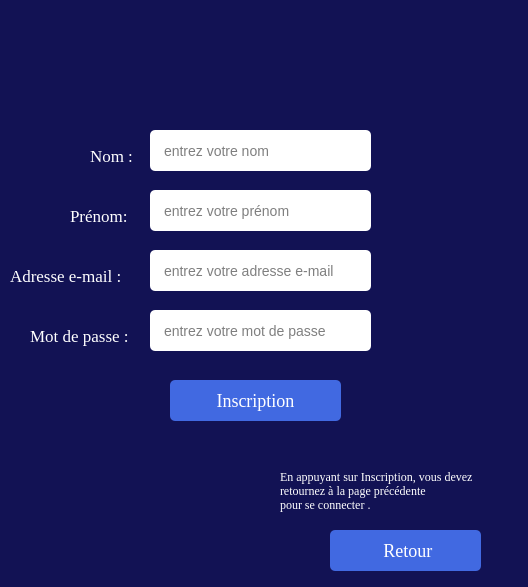
<?xml version="1.0" encoding="UTF-8"?>
<ui version="4.0">
 <class>Form</class>
 <widget class="QWidget" name="Form">
  <property name="geometry">
   <rect>
    <x>0</x>
    <y>0</y>
    <width>528</width>
    <height>587</height>
   </rect>
  </property>
  <property name="windowTitle">
   <string>Inscription</string>
  </property>
  <property name="styleSheet">
   <string notr="true">QWidget{

background-color: #121254 ;}
</string>
  </property>
  <widget class="QLabel" name="label">
   <property name="geometry">
    <rect>
     <x>10</x>
     <y>250</y>
     <width>141</width>
     <height>51</height>
    </rect>
   </property>
   <property name="font">
    <font>
     <family>Georgia,serif</family>
     <pointsize>-1</pointsize>
     <underline>false</underline>
     <strikeout>false</strikeout>
    </font>
   </property>
   <property name="styleSheet">
    <string notr="true">QLabel{
   color: rgb(255, 255, 255);
  
   
   
   -webkit-box-shadow: rgba(0,0,0,1) 0 1px 0;
   -moz-box-shadow: rgba(0,0,0,1) 0 1px 0;
   box-shadow: rgba(0,0,0,1) 0 1px 0;
   text-shadow: rgba(0,0,0,.4) 0 1px 0;
   color: rgb(255, 255, 255);
   font-size: 17px;
   font-family: Georgia, serif;
   text-decoration: none;
   
}</string>
   </property>
   <property name="text">
    <string>Adresse e-mail :</string>
   </property>
  </widget>
  <widget class="QLineEdit" name="inscription_nom_le">
   <property name="geometry">
    <rect>
     <x>150</x>
     <y>130</y>
     <width>221</width>
     <height>41</height>
    </rect>
   </property>
   <property name="styleSheet">
    <string notr="true">QLineEdit {
	
  padding : 6px 12px;
  font-size : 14px ;
  color :333 ;
  background-color :#fff;
  border : #4px solid #000;
  border-radius:5px;
}</string>
   </property>
   <property name="placeholderText">
    <string>entrez votre nom</string>
   </property>
  </widget>
  <widget class="QLineEdit" name="inscription_prenom_le">
   <property name="geometry">
    <rect>
     <x>150</x>
     <y>190</y>
     <width>221</width>
     <height>41</height>
    </rect>
   </property>
   <property name="styleSheet">
    <string notr="true">QLineEdit {
	
  padding : 6px 12px;
  font-size : 14px ;
  color :333 ;
  background-color :#fff;
  border : #4px solid #000;
  border-radius:5px;
}</string>
   </property>
   <property name="placeholderText">
    <string>entrez votre prénom</string>
   </property>
  </widget>
  <widget class="QLineEdit" name="inscription_email_le">
   <property name="geometry">
    <rect>
     <x>150</x>
     <y>250</y>
     <width>221</width>
     <height>41</height>
    </rect>
   </property>
   <property name="styleSheet">
    <string notr="true">QLineEdit {
	
  padding : 6px 12px;
  font-size : 14px ;
  color :333 ;
  background-color :#fff;
  border : #4px solid #000;
  border-radius:5px;
}</string>
   </property>
   <property name="placeholderText">
    <string>entrez votre adresse e-mail</string>
   </property>
  </widget>
  <widget class="QLineEdit" name="inscription_mdp_le">
   <property name="geometry">
    <rect>
     <x>150</x>
     <y>310</y>
     <width>221</width>
     <height>41</height>
    </rect>
   </property>
   <property name="styleSheet">
    <string notr="true">QLineEdit {
	
  padding : 6px 12px;
  font-size : 14px ;
  color :333 ;
  background-color :#fff;
  border : #4px solid #000;
  border-radius:5px;
}</string>
   </property>
   <property name="echoMode">
    <enum>QLineEdit::Password</enum>
   </property>
   <property name="placeholderText">
    <string>entrez votre mot de passe</string>
   </property>
  </widget>
  <widget class="QLabel" name="label_3">
   <property name="geometry">
    <rect>
     <x>70</x>
     <y>190</y>
     <width>71</width>
     <height>51</height>
    </rect>
   </property>
   <property name="font">
    <font>
     <family>Georgia,serif</family>
     <pointsize>-1</pointsize>
     <underline>false</underline>
     <strikeout>false</strikeout>
    </font>
   </property>
   <property name="styleSheet">
    <string notr="true">QLabel{
   color: rgb(255, 255, 255);
  
   
   
   -webkit-box-shadow: rgba(0,0,0,1) 0 1px 0;
   -moz-box-shadow: rgba(0,0,0,1) 0 1px 0;
   box-shadow: rgba(0,0,0,1) 0 1px 0;
   text-shadow: rgba(0,0,0,.4) 0 1px 0;
   color: rgb(255, 255, 255);
   font-size: 17px;
   font-family: Georgia, serif;
   text-decoration: none;
   
}</string>
   </property>
   <property name="text">
    <string>Prénom:</string>
   </property>
  </widget>
  <widget class="QLabel" name="label_4">
   <property name="geometry">
    <rect>
     <x>30</x>
     <y>310</y>
     <width>111</width>
     <height>51</height>
    </rect>
   </property>
   <property name="font">
    <font>
     <family>Georgia,serif</family>
     <pointsize>-1</pointsize>
     <underline>false</underline>
     <strikeout>false</strikeout>
    </font>
   </property>
   <property name="styleSheet">
    <string notr="true">QLabel{
   color: rgb(255, 255, 255);
  
   
   
   -webkit-box-shadow: rgba(0,0,0,1) 0 1px 0;
   -moz-box-shadow: rgba(0,0,0,1) 0 1px 0;
   box-shadow: rgba(0,0,0,1) 0 1px 0;
   text-shadow: rgba(0,0,0,.4) 0 1px 0;
   color: rgb(255, 255, 255);
   font-size: 17px;
   font-family: Georgia, serif;
   text-decoration: none;
   
}</string>
   </property>
   <property name="text">
    <string>Mot de passe :</string>
   </property>
  </widget>
  <widget class="QPushButton" name="btn_inscription">
   <property name="geometry">
    <rect>
     <x>170</x>
     <y>380</y>
     <width>171</width>
     <height>41</height>
    </rect>
   </property>
   <property name="cursor">
    <cursorShape>PointingHandCursor</cursorShape>
   </property>
   <property name="styleSheet">
    <string notr="true">QPushButton {
  background: #4169E1 ;
  background-image: -webkit-linear-gradient(top, #4a4f96, #2d95d6);
  background-image: -moz-linear-gradient(top, #4a4f96, #2d95d6);
  background-image: -ms-linear-gradient(top, #4a4f96, #2d95d6);
  background-image: -o-linear-gradient(top, #4a4f96, #2d95d6);
  background-image: linear-gradient(to bottom, #4a4f96, #2d95d6);
  -webkit-border-radius: 5;
  -moz-border-radius: 5;
  border-radius: 5px;
  text-shadow: 10px 1px 3px #666666;
  font-family: Georgia;
  color: #ffffff;
  font-size: 18px;
  padding: 10px 20px 10px 20px;
  text-decoration: none;
}
QPushButton:hover {
  background: #4f5a64;
  background-image: -webkit-linear-gradient(top, #3cb0fd, #3498db);
  background-image: -moz-linear-gradient(top, #3cb0fd, #3498db);
  background-image: -ms-linear-gradient(top, #3cb0fd, #3498db);
  background-image: -o-linear-gradient(top, #3cb0fd, #3498db);
  background-image: linear-gradient(to bottom, #3cb0fd, #3498db);
  text-decoration: none;
}

</string>
   </property>
   <property name="text">
    <string>Inscription</string>
   </property>
  </widget>
  <widget class="QLabel" name="label_5">
   <property name="geometry">
    <rect>
     <x>90</x>
     <y>130</y>
     <width>51</width>
     <height>51</height>
    </rect>
   </property>
   <property name="font">
    <font>
     <family>Georgia,serif</family>
     <pointsize>-1</pointsize>
     <underline>false</underline>
     <strikeout>false</strikeout>
    </font>
   </property>
   <property name="styleSheet">
    <string notr="true">QLabel{
   color: rgb(255, 255, 255);
  
   
   
   -webkit-box-shadow: rgba(0,0,0,1) 0 1px 0;
   -moz-box-shadow: rgba(0,0,0,1) 0 1px 0;
   box-shadow: rgba(0,0,0,1) 0 1px 0;
   text-shadow: rgba(0,0,0,.4) 0 1px 0;
   color: rgb(255, 255, 255);
   font-size: 17px;
   font-family: Georgia, serif;
   text-decoration: none;
   
}</string>
   </property>
   <property name="text">
    <string>Nom :</string>
   </property>
  </widget>
  <widget class="QLabel" name="label_2">
   <property name="geometry">
    <rect>
     <x>60</x>
     <y>20</y>
     <width>381</width>
     <height>101</height>
    </rect>
   </property>
   <property name="text">
    <string/>
   </property>
   <property name="pixmap">
    <pixmap resource="photos.qrc">:/newPrefix/inscription.png</pixmap>
   </property>
  </widget>
  <widget class="QLabel" name="label_6">
   <property name="geometry">
    <rect>
     <x>280</x>
     <y>460</y>
     <width>241</width>
     <height>61</height>
    </rect>
   </property>
   <property name="font">
    <font>
     <family>Georgia,serif</family>
    </font>
   </property>
   <property name="styleSheet">
    <string notr="true">color: rgb(255, 255, 255);
font-family: Georgia, serif;</string>
   </property>
   <property name="text">
    <string>En appuyant sur Inscription, vous devez 
retournez à la page précédente
pour se connecter .</string>
   </property>
  </widget>
  <widget class="QPushButton" name="btn_retour">
   <property name="geometry">
    <rect>
     <x>330</x>
     <y>530</y>
     <width>151</width>
     <height>41</height>
    </rect>
   </property>
   <property name="cursor">
    <cursorShape>PointingHandCursor</cursorShape>
   </property>
   <property name="styleSheet">
    <string notr="true">QPushButton {
  background: #4169E1 ;
  background-image: -webkit-linear-gradient(top, #4a4f96, #2d95d6);
  background-image: -moz-linear-gradient(top, #4a4f96, #2d95d6);
  background-image: -ms-linear-gradient(top, #4a4f96, #2d95d6);
  background-image: -o-linear-gradient(top, #4a4f96, #2d95d6);
  background-image: linear-gradient(to bottom, #4a4f96, #2d95d6);
  -webkit-border-radius: 5;
  -moz-border-radius: 5;
  border-radius: 5px;
  text-shadow: 10px 1px 3px #666666;
  font-family: Georgia;
  color: #ffffff;
  font-size: 18px;
  padding: 10px 20px 10px 20px;
  text-decoration: none;
}
QPushButton:hover {
  background: #4f5a64;
  background-image: -webkit-linear-gradient(top, #3cb0fd, #3498db);
  background-image: -moz-linear-gradient(top, #3cb0fd, #3498db);
  background-image: -ms-linear-gradient(top, #3cb0fd, #3498db);
  background-image: -o-linear-gradient(top, #3cb0fd, #3498db);
  background-image: linear-gradient(to bottom, #3cb0fd, #3498db);
  text-decoration: none;
}

</string>
   </property>
   <property name="text">
    <string> Retour</string>
   </property>
   <property name="icon">
    <iconset resource="photos.qrc">
     <normaloff>:/newPrefix/arrow.png</normaloff>:/newPrefix/arrow.png</iconset>
   </property>
   <property name="iconSize">
    <size>
     <width>50</width>
     <height>50</height>
    </size>
   </property>
  </widget>
 </widget>
 <tabstops>
  <tabstop>btn_inscription</tabstop>
  <tabstop>inscription_nom_le</tabstop>
  <tabstop>inscription_prenom_le</tabstop>
  <tabstop>inscription_email_le</tabstop>
  <tabstop>inscription_mdp_le</tabstop>
 </tabstops>
 <resources>
  <include location="photos.qrc"/>
 </resources>
 <connections/>
</ui>
